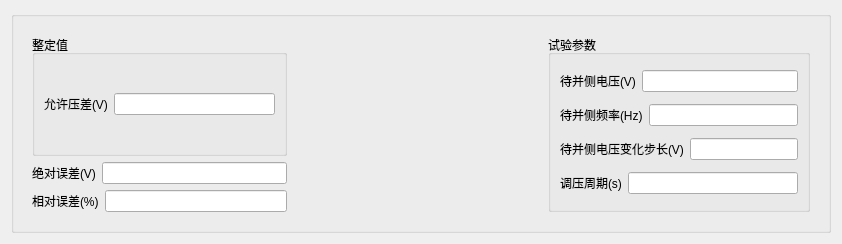
<?xml version="1.0" encoding="UTF-8"?>
<ui version="4.0">
 <class>QSynItemParaEditWidget</class>
 <widget class="QWidget" name="QSynItemParaEditWidget">
  <property name="geometry">
   <rect>
    <x>0</x>
    <y>0</y>
    <width>842</width>
    <height>244</height>
   </rect>
  </property>
  <property name="windowTitle">
   <string>Form</string>
  </property>
  <layout class="QGridLayout" name="gridLayout_5">
   <item row="0" column="0">
    <widget class="QGroupBox" name="groupBox">
     <property name="title">
      <string/>
     </property>
     <layout class="QGridLayout" name="gridLayout_4">
      <item row="0" column="0">
       <widget class="QStackedWidget" name="stackedWidget">
        <widget class="QWidget" name="page">
         <layout class="QGridLayout" name="gridLayout_3">
          <item row="0" column="0">
           <layout class="QVBoxLayout" name="verticalLayout">
            <item>
             <widget class="QGroupBox" name="groupBox_2">
              <property name="title">
               <string>整定值</string>
              </property>
              <layout class="QGridLayout" name="gridLayout">
               <item row="0" column="0">
                <layout class="QHBoxLayout" name="horizontalLayout">
                 <item>
                  <widget class="QLabel" name="m_labVzd">
                   <property name="text">
                    <string>允许压差(V)</string>
                   </property>
                  </widget>
                 </item>
                 <item>
                  <widget class="QLineEdit" name="m_lineVzd"/>
                 </item>
                </layout>
               </item>
              </layout>
             </widget>
            </item>
            <item>
             <layout class="QHBoxLayout" name="horizontalLayout_3">
              <item>
               <widget class="QLabel" name="m_labAbsErr">
                <property name="text">
                 <string>绝对误差(V)</string>
                </property>
               </widget>
              </item>
              <item>
               <widget class="QLineEdit" name="m_lineAbsErr"/>
              </item>
             </layout>
            </item>
            <item>
             <layout class="QHBoxLayout" name="horizontalLayout_2">
              <item>
               <widget class="QLabel" name="m_labRelErr">
                <property name="text">
                 <string>相对误差(%)</string>
                </property>
               </widget>
              </item>
              <item>
               <widget class="QLineEdit" name="m_lineRelErr"/>
              </item>
             </layout>
            </item>
           </layout>
          </item>
          <item row="0" column="2">
           <widget class="QGroupBox" name="groupBox_3">
            <property name="title">
             <string>试验参数</string>
            </property>
            <layout class="QGridLayout" name="gridLayout_2">
             <item row="0" column="0">
              <layout class="QHBoxLayout" name="horizontalLayout_4">
               <item>
                <widget class="QLabel" name="m_labUgStart">
                 <property name="text">
                  <string>待并侧电压(V)</string>
                 </property>
                </widget>
               </item>
               <item>
                <widget class="QLineEdit" name="m_lineUgStart"/>
               </item>
              </layout>
             </item>
             <item row="1" column="0">
              <layout class="QHBoxLayout" name="horizontalLayout_5">
               <item>
                <widget class="QLabel" name="m_labFgStart">
                 <property name="text">
                  <string>待并侧频率(Hz)</string>
                 </property>
                </widget>
               </item>
               <item>
                <widget class="QLineEdit" name="m_lineFgStart"/>
               </item>
              </layout>
             </item>
             <item row="2" column="0">
              <layout class="QHBoxLayout" name="horizontalLayout_6">
               <item>
                <widget class="QLabel" name="m_labUgMagStep">
                 <property name="text">
                  <string>待并侧电压变化步长(V)</string>
                 </property>
                </widget>
               </item>
               <item>
                <widget class="QLineEdit" name="m_lineUgMagStep"/>
               </item>
              </layout>
             </item>
             <item row="3" column="0">
              <layout class="QHBoxLayout" name="horizontalLayout_7">
               <item>
                <widget class="QLabel" name="m_labUt">
                 <property name="text">
                  <string>调压周期(s)</string>
                 </property>
                </widget>
               </item>
               <item>
                <widget class="QLineEdit" name="m_lineUt"/>
               </item>
              </layout>
             </item>
            </layout>
           </widget>
          </item>
          <item row="0" column="1">
           <spacer name="horizontalSpacer">
            <property name="orientation">
             <enum>Qt::Horizontal</enum>
            </property>
            <property name="sizeHint" stdset="0">
             <size>
              <width>40</width>
              <height>20</height>
             </size>
            </property>
           </spacer>
          </item>
         </layout>
        </widget>
        <widget class="QWidget" name="page_2"/>
       </widget>
      </item>
     </layout>
    </widget>
   </item>
  </layout>
 </widget>
 <resources/>
 <connections/>
</ui>
